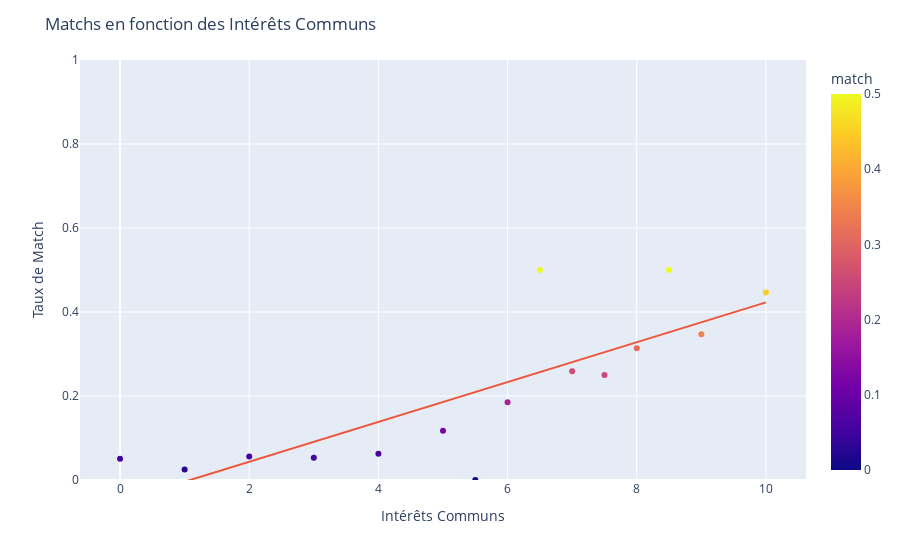

Notebook code cell kept with this figure:
### Code cell
# Visualisation des données
fig_shar = px.scatter(df_mean_by_shar, x="shar", y="match", trendline = "ols", color='match')
# Définir la plage de l'axe y de 0 à 1
fig_shar.update_yaxes(range=[0, 1])
# Renommer les légendes des axes
fig_shar.update_layout(
    xaxis_title="Intérêts Communs",
    yaxis_title="Taux de Match",
    title="Matchs en fonction des Intérêts Communs"
)
fig_shar.show()

### Figure 1 — Plotly figure (JSON) as saved in the notebook; plotly's stock layout.template omitted (floating-point values rounded to 4 significant figures)
{"data": [{"hovertemplate": "shar=%{x}<br>match=%{marker.color}<extra></extra>", "legendgroup": "", "marker": {"color": [0.05085, 0.0251, 0.05567, 0.05272, 0.06258, 0.1174, 0, 0.1851, 0.5, 0.2591, 0.25, 0.3139, 0.5, 0.347, 0.4467], "coloraxis": "coloraxis", "symbol": "circle"}, "mode": "markers", "name": "", "orientation": "v", "showlegend": false, "type": "scatter", "x": [0, 1, 2, 3, 4, 5, 5.5, 6, 6.5, 7, 7.5, 8, 8.5, 9, 10], "xaxis": "x", "y": [0.05085, 0.0251, 0.05567, 0.05272, 0.06258, 0.1174, 0, 0.1851, 0.5, 0.2591, 0.25, 0.3139, 0.5, 0.347, 0.4467], "yaxis": "y"}, {"hovertemplate": "<b>OLS trendline</b><br>match = 0.0474478 * shar + -0.0514684<br>R<sup>2</sup>=0.647144<br><br>shar=%{x}<br>match=%{y} <b>(trend)</b><extra></extra>", "legendgroup": "", "marker": {"symbol": "circle"}, "mode": "lines", "name": "", "showlegend": false, "type": "scatter", "x": [0, 1, 2, 3, 4, 5, 5.5, 6, 6.5, 7, 7.5, 8, 8.5, 9, 10], "xaxis": "x", "y": [-0.05147, -0.004021, 0.04343, 0.09087, 0.1383, 0.1858, 0.2095, 0.2332, 0.2569, 0.2807, 0.3044, 0.3281, 0.3518, 0.3756, 0.423], "yaxis": "y"}], "layout": {"coloraxis": {"colorbar": {"title": {"text": "match"}}, "colorscale": [[0, "#0d0887"], [0.1111, "#46039f"], [0.2222, "#7201a8"], [0.3333, "#9c179e"], [0.4444, "#bd3786"], [0.5556, "#d8576b"], [0.6667, "#ed7953"], [0.7778, "#fb9f3a"], [0.8889, "#fdca26"], [1, "#f0f921"]]}, "legend": {"tracegroupgap": 0}, "margin": {"t": 60}, "title": {"text": "Matchs en fonction des Intérêts Communs"}, "xaxis": {"anchor": "y", "domain": [0, 1], "title": {"text": "Intérêts Communs"}}, "yaxis": {"anchor": "x", "domain": [0, 1], "range": [0, 1], "title": {"text": "Taux de Match"}}}}
